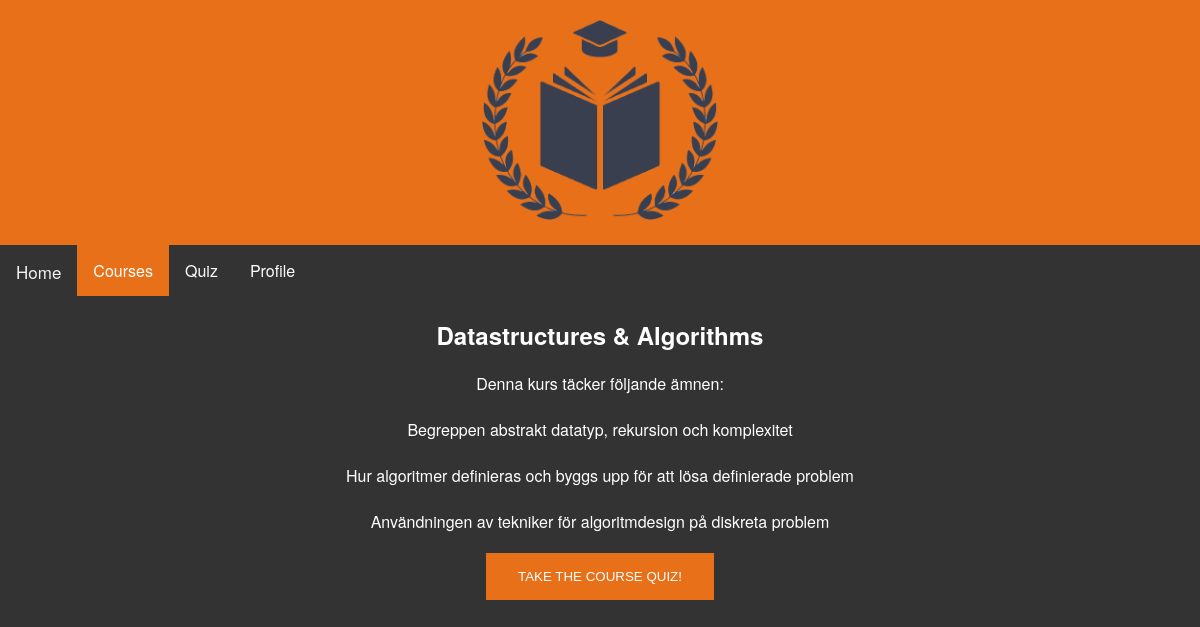
Page /courses/info?course_id=EDA235 on the committed database.
### tables this page shows
CREATE TABLE courses(
            course_id TEXT PRIMARY KEY,
            name TEXT NOT NULL,
            info TEXT NOT NULL);

### main.py (the view)
@app.route('/courses/info')
def courses_info():
    course_id = request.args["course_id"]
    connection = db_stud.open_connection("studyroom")
    course_entry = db_stud.get_course_with_id(connection=connection, course_id=course_id)
    print(course_entry)
    course = {"id": course_id,
              "name": course_entry[0][1],
              "info": course_entry[0][2]}
    return render_template("course_info.html", course=course, courses=study_room_db.courses)

### db_stud.py (called while the page is built)
def create_connection(path: str):
    connection = None
    try:
        connection = sqlite3.connect(path)
        print("Connection to SQLite DB successful!")
    except Error as e:
        print(f"The error {e} occurred!")
    return connection

def open_connection(db: str):
    return create_connection(os.path.join(PATH_DB_TABLES, db + ".db"))

def execute_read_query(connection, query: str, limit: int = None):
    cursor = connection.cursor()
    try:
        cursor.execute(query)
        if limit is None:
            result = cursor.fetchall()
        else:
            result = cursor.fetchmany(limit)
        return result
    except Error as e:
        print(f"The error {e} occurred!")

def get_course_with_id(connection, course_id):
    query = f"""SELECT * FROM courses WHERE course_id='{course_id}';"""
    return execute_read_query(connection, query)

### templates/course_info.html
{% extends "courses.html" %}
{% block body %}
  <h2 style="text-align: center;">{{ course.name }}</h2>
  <p style="text-align: center;">{{ course.info|replace('\n', '<br>')|safe }}</p>
  <form class="course_info_take_quiz" action="/quizes/quiz_time/{{ course.id }}/quiz" style="text-align: center;">
    <input type="submit" value="TAKE THE COURSE QUIZ!">
  </form>
{% endblock %}

### static/css/main.css (style rules this page uses)
body { margin: 0; padding: 0; font-family: "Helvetica Neue", Helvetica, Arial, sans-serif; color: #ffffff; background-color: #333333; vertical-align: middle; }
form.course_info_take_quiz input[type=submit] { background-color: rgba(238, 114, 24, 0.97); border: none; color: white; padding: 16px 32px; text-decoration: none; margin: 4px 2px; cursor: pointer; }

### rows in the picture
courses: name "Datastructures & Algorithms", info "Denna kurs täcker följande ämnen: Begreppen abstrakt datatyp, rekursion och komplexitet Hur algoritmer definieras och byggs upp för att lösa definierade problem Användningen av tekniker för algoritmdesign på diskreta problem"
